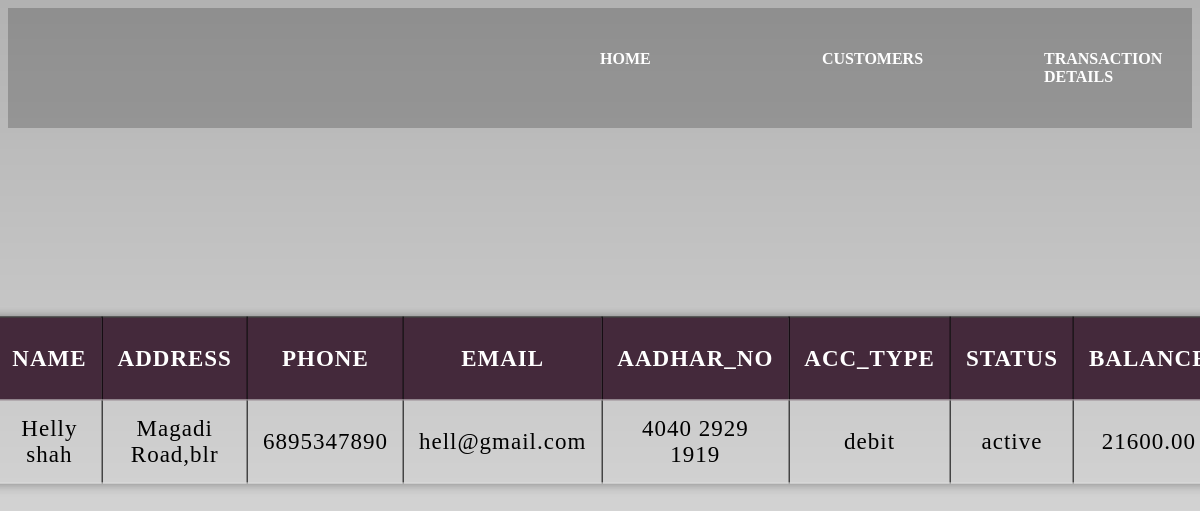
The page /customers.php?acc_no=807989 on the database its author committed.
### tables this page shows
CREATE TABLE `customer` (
  `accno` int(11) NOT NULL,
  `name` char(30) NOT NULL,
  `address` varchar(100) NOT NULL,
  `phone` varchar(15) NOT NULL,
  `email` varchar(80) NOT NULL,
  `aadhar_no` varchar(20) NOT NULL,
  `acc_type` varchar(20) NOT NULL,
  `status` char(15) NOT NULL,
  `balance` float(15,2) NOT NULL
);

### customers.php (the view, shortened to what this page needs)
<html>
<head>
</head>
<body>
<?php
$accno=$_GET['acc_no'];
?>
<div>
<nav>
            <div class="logo">
            </div>
            <div class="menu">
             <a href="index.php">Home</a>
             <a href="cust.php">Customers</a>
             <a href="transaction.php">transaction details</a>
            </div>
        </nav>
<table>
<th>ACC_NO.</th><th>NAME</th><th>ADDRESS</th><th>PHONE</th>
    <th>EMAIL</th>
    <th>AADHAR_NO</th><th>ACC_TYPE</th><th>STATUS</th><th>BALANCE</th><th>More Info</th>
<?php
        $con= mysqli_connect ('localhost' ,'root',"",'bank');
                   $selectquery ="select * from customer where accno=$accno";
                   $query=mysqli_query($con,$selectquery);
                   while($res=mysqli_fetch_array($query)){
                ?>
                      <tr>
                            <td><?php echo $res['name']; ?></td>
                            <td><?php echo $res['address']; ?></td>
                            <td><?php echo $res['phone']; ?></td>
                            <td><?php echo $res['email']; ?></td>
                            <td><?php echo $res['aadhar_no']; ?></td>
                            <td><?php echo $res['acc_type']; ?></td>
                            <td><?php echo $res['status']; ?></td>
                            <td><?php echo $res['balance']; ?></td>
                      </tr>
                <?php
                   }
?>
</table>
</div>
</body>
</html>

### customers.php (style rules this page uses)
body { background-size: cover; background-image:linear-gradient(rgba(0,0,0,0.3),rgba(0,0,0,0.1)); }
table ,th,td { border:1px solid black; }
table { position:absolute; top:50%; left:50%; transform:translate(-50%,-50%); border-collapse: collapse; width:800px; border:1px solid #bdc3c7; box-shadow: 2px 2px 12px rgba(0,0,0,0.2), -1px -1px 8px rgba(0,0,0,0.2); letter-spacing: 1px; padding:10px 0 ; font-size:23px; }
table { width:50%; border-collapse: collapse;border-radius: 4px; }
th { text-align: center; background-color: #44293b; color: white;font-family:initial; }
td { text-align: center; height:70%; width:40%; color: black; }
th, td { padding: 15px; text-align: center; border-bottom: 1px solid #ddd; }
nav { width:100%; height:15vh;background:rgba(0,0,0,0.2);color:white; display:flex;text-transform: uppercase; justify-content: space-between;align-items: center; }
nav .logo { width:35%;text-align: center; }
nav .menu { width:50%;justify-content: space-between;display:flex; }
nav .menu a { width:25%;text-decoration: none; color:white;font-weight: bold; }

### rows shown on the page
customer: name "Helly shah", address "Magadi Road,blr", phone "6895347890", email "hell@gmail.com", aadhar_no "4040 2929 1919", acc_type "debit", status "active", balance "21600.00"
